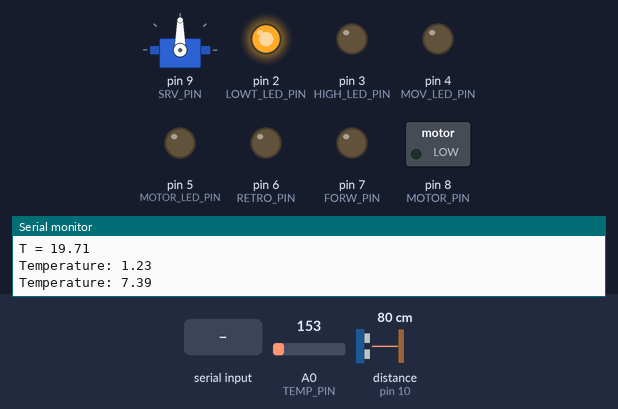
Recording of a sketch running on a simulated Arduino Uno, built with avr-gcc and run on an emulated ATmega328P. Shown: servo, switched loads named in the sketch (green lamp = pin HIGH), output pins drawn as LEDs (lit = HIGH), the last lines printed to the serial monitor. Wiring (inferred from the names in the program): ultrasonic range finder: trigger pin 11; echo pin 10. The test bench sets the inputs (shaded band); at power-on: A0 (TEMP_PIN) = 153, distance to the obstacle (sensor on pin 10) 80 cm. The echo pulse lasts 58.3 µs per cm; pins used as bus, display or sensor lines are not drawn.

Above: at 6.2 s.
6.3 s: "t,45\n" received over Serial
At 9.1 s:
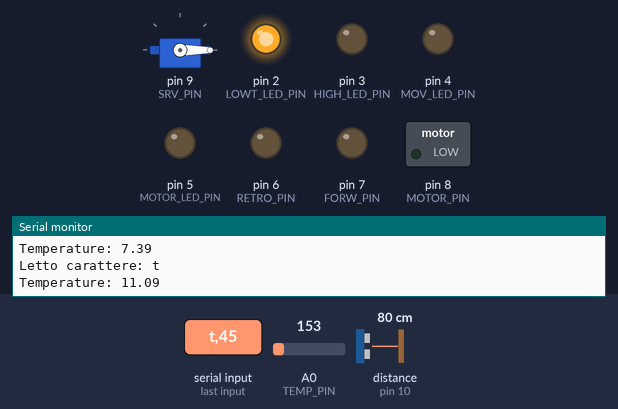
9.3 s: "w90\n" received over Serial
At 10.3 s:
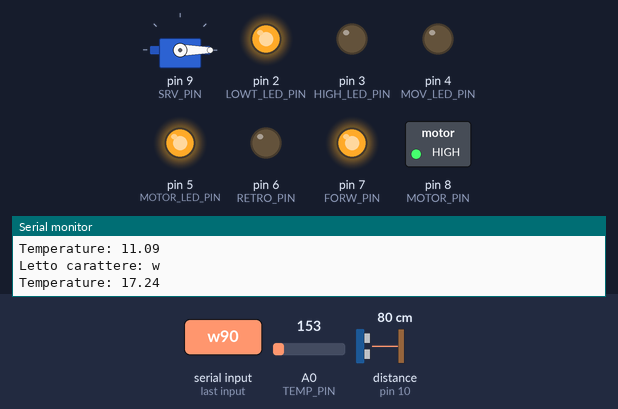
10.9 s: "s90\n" received over Serial
At 11.6 s:
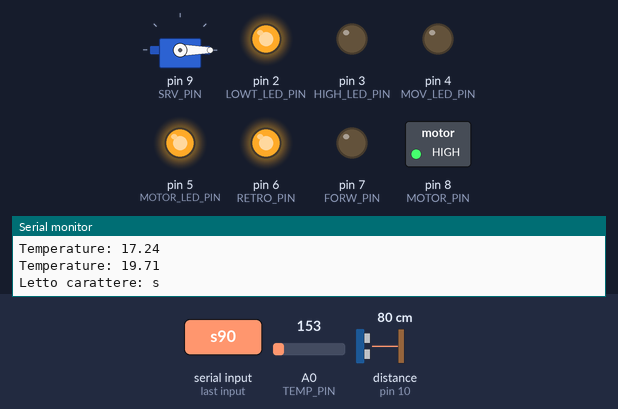
12.4 s: "t90\n" received over Serial
At 14.7 s:
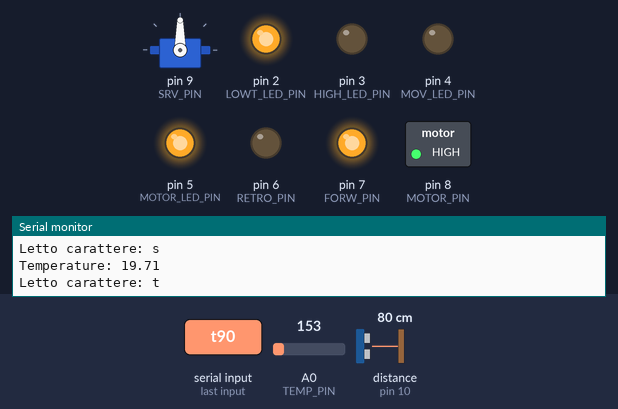
Timing chart, 0 to 16.3 s (numbered marks = the images above; inputs shaded):
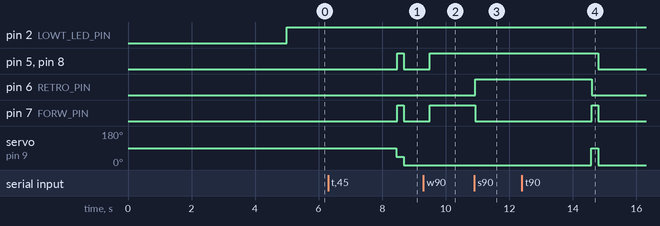

Measured:
- after the input at 6.3 s, pin 5 (MOTOR_LED_PIN), pin 7 (FORW_PIN), pin 8 (MOTOR_PIN): LOW → HIGH after 2.2 s, → LOW 0.21 s later; servo on pin 9 (SRV_PIN): 90° → 45° after 2.1 s, → 0° 0.23 s later
- after the input at 9.3 s, pin 5 (MOTOR_LED_PIN), pin 7 (FORW_PIN), pin 8 (MOTOR_PIN): LOW → HIGH after 0.20 s
- after the input at 10.9 s, pin 6 (RETRO_PIN): LOW → HIGH at once; pin 7 (FORW_PIN): HIGH → LOW at once
- after the input at 12.4 s, pin 5 (MOTOR_LED_PIN), pin 8 (MOTOR_PIN): HIGH → LOW after 2.4 s; pin 6 (RETRO_PIN): HIGH → LOW after 2.2 s; pin 7 (FORW_PIN): LOW → HIGH after 2.2 s, → LOW 0.21 s later; servo on pin 9 (SRV_PIN): 0° → 90° after 2.2 s, → 0° 0.23 s later

The sketch:

ardRobot.ino
```cpp
#include <Servo.h>

// ---------------- PIN ----------------
// SENSORI
// sensore temperatura (analog PIN)
const int TEMP_PIN = A0;
// sonar
const int TRIG_PIN = 11;
const int ECHO_PIN = 10;

// ATTUATORI
// 2 led temperatura (sotto/sopra la soglia)
const int LOWT_LED_PIN = 2;
const int HIGH_LED_PIN = 3;
// led di movimento (blink)
const int MOV_LED_PIN = 4;
// servo motore
const int SRV_PIN = 9;
// motore elettrico
const int MOTOR_PIN = 8;
const int FORW_PIN = 7;
const int RETRO_PIN = 6;
const int MOTOR_LED_PIN = 5; //  debug
// ---------------- PIN ----------------

// periodo di loop(), arg di delay (ms)
const int LOOP_PERIOD = 200;
// frequenza seriale
const int SERIAL_FREQ = 9600;
// frequenza di blink
const int BLINK_FREQ = 400;
// soglia temperatura
const float T_MAX = 35;
// variazione minima temperatura per scrittura su seriale
const float DELTA_T_MIN = 0.5;
// variazione massima temperatura (filtraggio picchi)
const float DELTA_T_MAX = 10;
// ogni quanti ms la temperatura viene comunque inviata
const int SEND_T = 1000;
// array circolare per la temperatura
const int TEMP_BUFF_DIM = 16;
float tempBuffer[TEMP_BUFF_DIM];
int tempIndex = 0;
// angoli servomotore
const int SRV_FRONT = 90;
const int SRV_LEFT = 45;
const int SRV_RIGHT = 135;
// sonar
const int SONAR_PERIOD = 1000;
const int DIST_MAX = 25;
// buffer per lettura caratteri spuri (fino a \n)
const int BUFF_LEN = 64;
char buffer[BUFF_LEN];

// NOTA: lo "stato" viene memorizzato all'interno delle var glob
char firstChar = '\0';	// primo carattere letto da seriale

float avTemp = 0; // temperatura media dalla calibrazione
float tempState = 0;
int ledCmd = 0; // 0 = off, 1 = on, 2 = blink
int ledState = LOW; // LOW / HIGH
Servo myServo;	// "oggetto" servo motore
int servoAngle = SRV_FRONT;	// angolo servo motore
int finalAngle = SRV_FRONT; // angolo dopo una svolta
int motorState = 0; // 0 = halt, 1 = forward, -1 = backward

unsigned long lastTempSend = 0;
unsigned long lastSonarSend = 0;
unsigned long lastBlink = 0;
unsigned long endTurn = 0;

void setPinOutput(int pin) {
  pinMode(pin, OUTPUT);
  digitalWrite(pin, LOW);
}

void setPinInput(int pin) {
  pinMode(pin, INPUT);
  digitalWrite(pin, LOW);
}

void setup() {
  setPinOutput(LOWT_LED_PIN);
  setPinOutput(HIGH_LED_PIN);
  setPinOutput(MOV_LED_PIN);
  setPinOutput(MOTOR_PIN);
  setPinOutput(FORW_PIN);
  setPinOutput(RETRO_PIN);
  setPinOutput(MOTOR_LED_PIN); // debug
  setPinOutput(TRIG_PIN);

  setPinInput(ECHO_PIN);

  myServo.attach(SRV_PIN);

  Serial.begin(SERIAL_FREQ);

  temperatureCalibration(5000);
}

void temperatureCalibration(int time) {
	float t = 0;
	int count = 0;
	while(millis() < time) {
		t += readTemperature();
		count++;
    delay(20);
	}
	avTemp = t/count;
	Serial.println("T = " + String(avTemp));
}

void readEOL() {
	int c;
	while((c = Serial.read()) != -1 && c != '\n') {
	//	Serial.println("Letto c: " + String((char)c));
	}
	//int n = Serial.readBytesUntil('\n', buffer, BUFF_LEN);
	// debug
	//if(n > 0)
	//	Serial.println("Letti " + String(n) + " bytes: [" + buffer + "]");
}

void loop() {
  firstChar = Serial.available() ? Serial.read() : '\0';
	// debug
  if(firstChar)
	  Serial.println("Letto carattere: " + String(firstChar));

  // sensori
  handleTemperature();
  handleSonar();

  // attuatori
  handleLed();
  handleServo();
  handleMotor();

  if(firstChar)
	  readEOL();

  delay(LOOP_PERIOD);
}

float meanTemperature() {
	float sum = 0;
	int i;
	for(i=0; i<TEMP_BUFF_DIM; i++) {
		sum = sum + tempBuffer[i];
	}
	return sum/TEMP_BUFF_DIM;
}

float readTemperature() {
  int sensorVal = analogRead(TEMP_PIN);
  //conversione della lettura ADC in tensione
  float volt = (sensorVal / 1024.0) * 5.0;
  //conversione tensione in temperatura
  float temp = (volt - .5) * 100;

  return temp-5;
}

void handleTemperature() {
  float mean;
  float temp = readTemperature();

	if(abs(temp-avTemp) > DELTA_T_MAX) {
		// picco da filtrare
		Serial.println("Picco di temperatura: " + String(temp));
		return;
	}

	tempBuffer[tempIndex] = temp;
	tempIndex = (tempIndex+1) % TEMP_BUFF_DIM;

//  Serial.println("TempSensor: " + String(sensorVal) + " volts: " + String(volt) + " degreesC: " + String(temp));
  if(millis()-lastTempSend > SEND_T || abs(temp-tempState) >= DELTA_T_MIN) {
//    Serial.println("Temperature: " + String(temp));
	lastTempSend = millis();

	mean = meanTemperature();
	Serial.println("Temperature: " + String(mean));

  digitalWrite(LOWT_LED_PIN, mean < T_MAX ? HIGH : LOW);
  digitalWrite(HIGH_LED_PIN, mean < T_MAX ? LOW : HIGH);
  }

  tempState = temp;
}

void handleSonar() {
  digitalWrite(TRIG_PIN, LOW);
  delayMicroseconds(2);
  digitalWrite(TRIG_PIN, HIGH);
  delayMicroseconds(10);
  digitalWrite(TRIG_PIN, LOW);

  const unsigned long duration = pulseIn(ECHO_PIN, HIGH);
  int distance = duration/29/2;

  // frenata di emergenza
  if(duration != 0 && distance < 10) {
    motorStop();
    Serial.println("Frenata di emergenza");
  }

  if(duration != 0 && (millis()-lastSonarSend > SONAR_PERIOD) && distance < DIST_MAX){
    Serial.println("Sonar: " + String(distance));
    lastSonarSend = millis();
 }
}

void handleLed() {
  if(firstChar=='l') {
    ledCmd = Serial.parseInt();

    // on/off solo al cambiamento di stato del led
    if(ledCmd < 2) {
      ledState = ledCmd==0 ? LOW : HIGH;
      digitalWrite(MOV_LED_PIN, ledState);
	}
  }

  // blink
  if(ledCmd == 2 && millis()-lastBlink > BLINK_FREQ) {
	ledState = ledState==LOW ? HIGH : LOW;
    digitalWrite(MOV_LED_PIN, ledState);
	lastBlink = millis();
  }
}

void handleServo() {
	int angle, duration;

	if(firstChar=='t') {
		angle = Serial.parseInt();
		duration = Serial.parseInt();
		finalAngle = Serial.parseInt(); // 0 se non presente

		setAngle(angle);
    delay(20);
    motorStart(1);
		endTurn = millis() + duration;
//		Serial.println("endTurn: " + String(duration) + " ms");
    }

	if(endTurn != 0 && millis() > endTurn) {
		endTurn = 0;
//		Serial.println("endTurn elapsed");
    motorStop();
		setAngle(finalAngle);
	}
}

/*
void handleServo() {
  if(n=='a' || n=='d' || n=='f') {
    if(n=='f')
      servoState = SRV_FRONT;
    else
      servoState = n=='d' ? SRV_RIGHT : SRV_LEFT;

    myServo.write(servoState);
    n = '\0'; // input consumato
  }
}
*/

void handleMotor() {
  if(firstChar=='h' && endTurn == 0) { // ignora lo stop durante la svolta
    motorState = 0;
    motorStop();
  }
  else if(firstChar=='w' || firstChar=='s') {
    motorState = firstChar=='w' ? 1 : -1;
    motorStart(motorState);
  }
}

void motorStart(int dir) {
  digitalWrite(FORW_PIN, dir>0 ? HIGH : LOW);
  digitalWrite(RETRO_PIN, dir>0 ? LOW : HIGH);

  // enable
  digitalWrite(MOTOR_PIN, HIGH);
  digitalWrite(MOTOR_LED_PIN, HIGH); // debug
}

void motorStop() {
  // disable
  digitalWrite(MOTOR_PIN, LOW);
  digitalWrite(MOTOR_LED_PIN, LOW); // debug

  digitalWrite(FORW_PIN, LOW);
  digitalWrite(RETRO_PIN, LOW);
}

void setAngle(int a) {
	servoAngle = constrain(a, 0, 180);
	myServo.write(servoAngle);
//	Serial.println("Servo angle: " + String(servoAngle));
}
```
